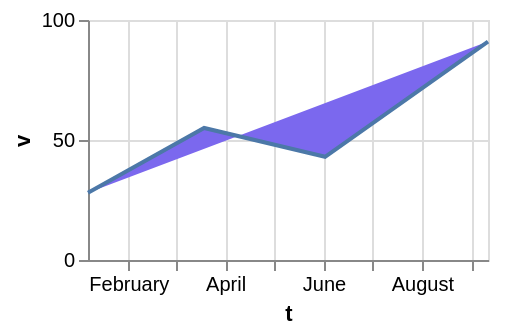

Vega-Lite specification for this chart:
### Vega-Lite specification from a JSON file in a GitHub repository (floating-point values rounded to 4 significant figures)
{"$schema": "https://vega.github.io/schema/vega-lite/v6.json", "width": 200, "height": 120, "data": {"values": [{"c": "alpha", "v": 28, "w": 3, "t": "2024-01-07"}, {"c": "beta", "v": 55, "w": 7, "t": "2024-03-19"}, {"c": "gamma", "v": 43, "w": 5, "t": "2024-06-02"}, {"c": "delta", "v": 91, "w": 9, "t": "2024-09-11"}]}, "mark": "line", "encoding": {"x": {"field": "t", "type": "temporal"}, "y": {"field": "v", "type": "quantitative"}}, "config": {"line": {"fill": "mediumslateblue"}}}
